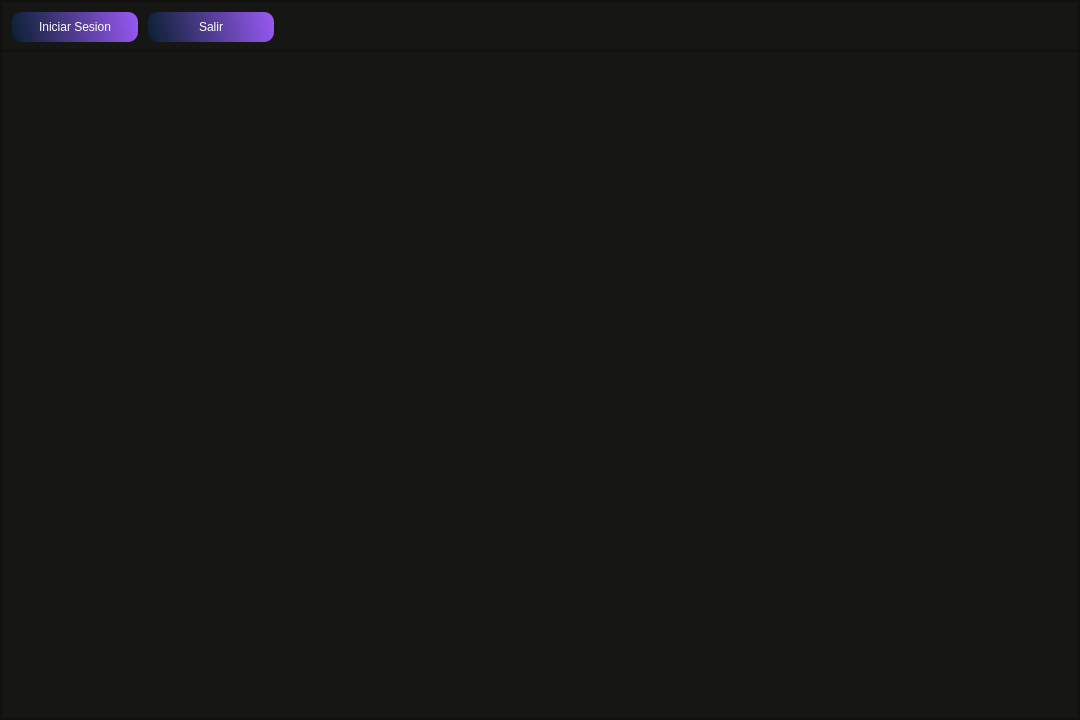
<?xml version="1.0" encoding="UTF-8"?>
<ui version="4.0">
 <class>MainWindow_inicio</class>
 <widget class="QMainWindow" name="MainWindow_inicio">
  <property name="geometry">
   <rect>
    <x>0</x>
    <y>0</y>
    <width>1080</width>
    <height>720</height>
   </rect>
  </property>
  <property name="windowTitle">
   <string>Inicio</string>
  </property>
  <property name="animated">
   <bool>true</bool>
  </property>
  <widget class="QWidget" name="centralwidget">
   <layout class="QVBoxLayout" name="verticalLayout">
    <property name="spacing">
     <number>0</number>
    </property>
    <property name="leftMargin">
     <number>0</number>
    </property>
    <property name="topMargin">
     <number>0</number>
    </property>
    <property name="rightMargin">
     <number>0</number>
    </property>
    <property name="bottomMargin">
     <number>0</number>
    </property>
    <item>
     <widget class="QFrame" name="frame_fondo">
      <property name="styleSheet">
       <string notr="true">background-color: rgb(22, 22, 20);</string>
      </property>
      <property name="frameShape">
       <enum>QFrame::StyledPanel</enum>
      </property>
      <property name="frameShadow">
       <enum>QFrame::Raised</enum>
      </property>
      <layout class="QVBoxLayout" name="verticalLayout_2">
       <property name="spacing">
        <number>0</number>
       </property>
       <property name="leftMargin">
        <number>0</number>
       </property>
       <property name="topMargin">
        <number>0</number>
       </property>
       <property name="rightMargin">
        <number>0</number>
       </property>
       <property name="bottomMargin">
        <number>0</number>
       </property>
       <item>
        <widget class="QFrame" name="frame_superior">
         <property name="maximumSize">
          <size>
           <width>16777215</width>
           <height>50</height>
          </size>
         </property>
         <property name="styleSheet">
          <string notr="true">

QPushButton{
background-color: qlineargradient(spread:reflect, x1:0, y1:0.562273, x2:1, y2:0.5, stop:0 rgba(11, 38, 67, 184), stop: 1 rgba(150, 88, 240, 255));
border-radius: 10px;
font: 12pt &quot;Sans Serif&quot;;
color: rgb(255, 255, 254); }

QPushButton:hover{
background-color: qlineargradient(spread:reflect, x1:0, y1:0.562273, x2:0.949, y2:0.545455, stop: 0 rgba(11, 38, 67, 184), stop:1 rgba(88, 240, 171, 255));
border-radius:10px;
font: 12pt &quot;Sans Serif&quot;;
color: rgb(255, 255, 254);
}</string>
         </property>
         <property name="frameShape">
          <enum>QFrame::StyledPanel</enum>
         </property>
         <property name="frameShadow">
          <enum>QFrame::Raised</enum>
         </property>
         <layout class="QHBoxLayout" name="horizontalLayout_2">
          <property name="spacing">
           <number>0</number>
          </property>
          <property name="leftMargin">
           <number>0</number>
          </property>
          <property name="topMargin">
           <number>0</number>
          </property>
          <property name="rightMargin">
           <number>10</number>
          </property>
          <property name="bottomMargin">
           <number>0</number>
          </property>
          <item>
           <layout class="QHBoxLayout" name="horizontalLayout">
            <property name="spacing">
             <number>10</number>
            </property>
            <property name="leftMargin">
             <number>10</number>
            </property>
            <property name="topMargin">
             <number>10</number>
            </property>
            <property name="rightMargin">
             <number>10</number>
            </property>
            <property name="bottomMargin">
             <number>10</number>
            </property>
            <item>
             <widget class="QPushButton" name="pushButton_iniciarsesion">
              <property name="minimumSize">
               <size>
                <width>126</width>
                <height>30</height>
               </size>
              </property>
              <property name="text">
               <string>Iniciar Sesion</string>
              </property>
             </widget>
            </item>
            <item>
             <widget class="QPushButton" name="pushButton_Salir">
              <property name="minimumSize">
               <size>
                <width>126</width>
                <height>30</height>
               </size>
              </property>
              <property name="styleSheet">
               <string notr="true">QPushButton:hover{
background-color: qlineargradient(spread:pad, x1:0, y1:0, x2:1, y2:0, stop:0 rgba(0, 0, 0, 255), stop:0.727273 rgba(142, 19, 16, 255));
border-radius:10px;
font: 12pt &quot;Sans Serif&quot;;
color: rgb(255, 255, 254);
}</string>
              </property>
              <property name="text">
               <string>Salir</string>
              </property>
             </widget>
            </item>
           </layout>
          </item>
          <item>
           <spacer name="horizontalSpacer">
            <property name="orientation">
             <enum>Qt::Horizontal</enum>
            </property>
            <property name="sizeHint" stdset="0">
             <size>
              <width>781</width>
              <height>20</height>
             </size>
            </property>
           </spacer>
          </item>
         </layout>
        </widget>
       </item>
       <item>
        <widget class="QFrame" name="frame_inferior">
         <property name="frameShape">
          <enum>QFrame::StyledPanel</enum>
         </property>
         <property name="frameShadow">
          <enum>QFrame::Raised</enum>
         </property>
        </widget>
       </item>
      </layout>
     </widget>
    </item>
   </layout>
  </widget>
 </widget>
 <resources/>
 <connections/>
</ui>
